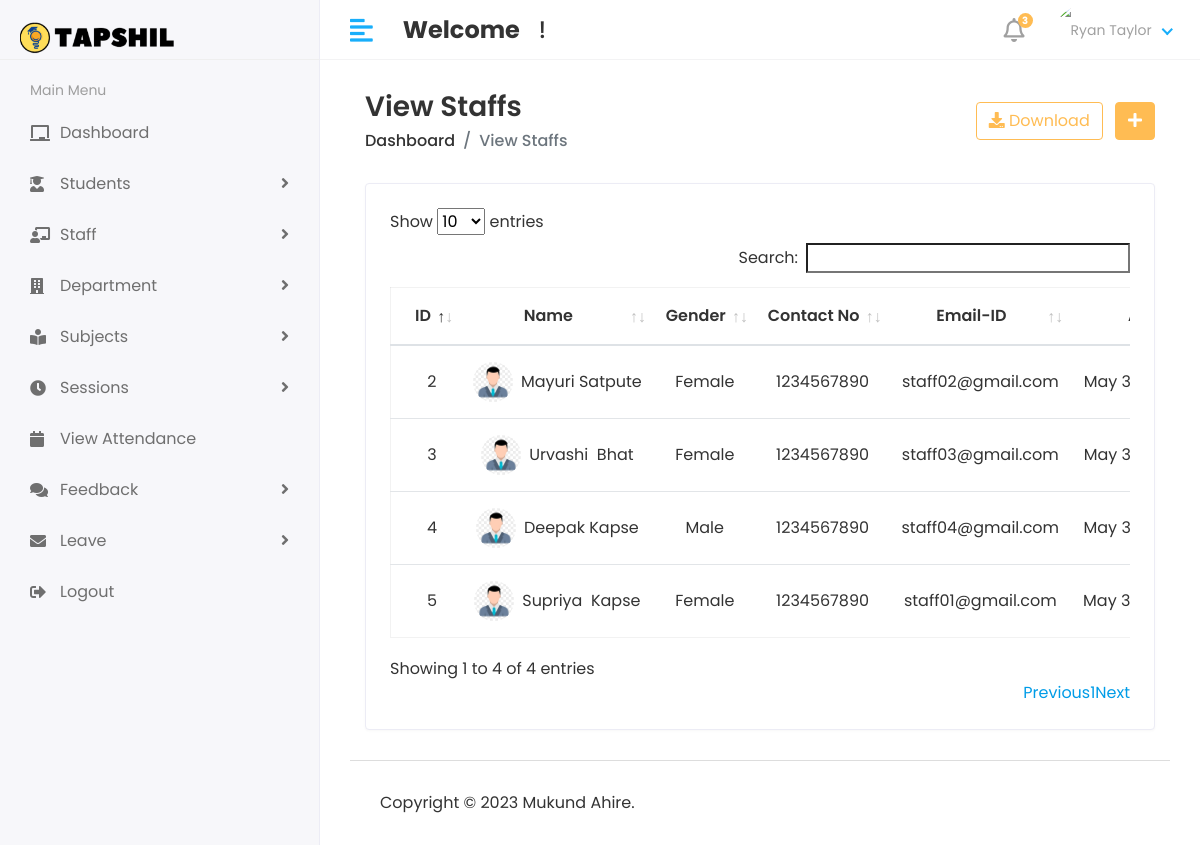
Page /Hod/Staff/View on the committed database.
### app/models.py (models this page shows, shortened)
class Staff(models.Model):
    admin = models.OneToOneField(CustomUser,on_delete=models.CASCADE)
    gender = models.CharField(max_length=100)
    mobile_number = models.CharField(max_length=12)
    joined_at = models.DateTimeField(auto_now_add=True)
    updated_at = models.DateTimeField(auto_now=True)

class CustomUser(AbstractUser):
    USER = (
        (1,'HOD'),
        (2,'STAFF'),
        (3,'STUDENT'),
    )
    user_type = models.CharField(choices=USER,max_length=50,default=1)
    profile_pic = models.ImageField(upload_to='media/profile_pic')

### student_management_system/Hod_Views.py (the view)
# urls.py: path('Hod/Staff/View', Hod_Views.VIEW_STAFF, name='view_staff'),
def VIEW_STAFF(request):
    staff = Staff.objects.all()
    context = {
        'staff': staff,
    }
    return render(request, 'Hod/view_staff.html', context)

### templates/Hod/view_staff.html (shortened to what this page needs)
{% extends 'base.html' %}
{% block content %}
            <div class="content container-fluid">
               <div class="page-header">
                  <div class="row align-items-center">
                     <div class="col">
                        <h3 class="page-title">View Staffs</h3>
                        <ul class="breadcrumb">
                           <li class="breadcrumb-item"><a href="">Dashboard</a></li>
                           <li class="breadcrumb-item active">View Staffs</li>
                        </ul>
                     </div>
                     <div class="col-auto text-right float-right ml-auto">
                        <a href="#" class="btn btn-outline-primary mr-2"><i class="fas fa-download"></i> Download</a>
                        <a href="{% url 'add_staff' %}" class="btn btn-primary"><i class="fas fa-plus"></i></a>
                     </div>
                  </div>
               </div>
               <div class="row">
                  <div class="col-sm-12">
                     <div class="card card-table">
                        <div class="card-body">
                           <div class="table-responsive">
                              <table id="table_id" class="table table-hover table-center mb-0 ">
                                 <thead>
                                    <tr align="center">
                                       <th>ID</th>
                                       <th>Name</th>
                                       <th>Gender</th>
                                       <th>Contact No</th>
                                       <th>Email-ID</th>
                                       <th>Added on</th>
                                    </tr>
                                 </thead>
                                 <tbody align="center">
                                 {% for i in staff %}
                                    <tr>
                                       <td>{{i.id}}</td>
                                       <td>
                                          <h2 class="table-avatar">
                                             <a href="" class="avatar avatar-sm mr-2"><img class="avatar-img rounded-circle" src="/{{i.admin.profile_pic}}" alt="User Image"></a>
                                             <a href="">{{i.admin.first_name}}&nbsp;{{i.admin.last_name}}</a>
                                          </h2>
                                       </td>
                                       <td>{{i.gender}}</td>
                                       <td>{{i.mobile_number}}</td>
                                       <td>{{i.admin.email}}</td>
                                       <td>{{i.joined_at}}</td>
                                    </tr>
                                 {% endfor %}
                                 </tbody>
                              </table>
                           </div>
                        </div>
                     </div>
                  </div>
               </div>
            </div>
{% endblock %}

### templates/base.html (shortened to what this page needs)
<!DOCTYPE html>
<html lang="en">
{% load static %}
   <head>
      <link rel="stylesheet" href="{% static 'assets/plugins/bootstrap/css/bootstrap.min.css' %}">
      <link rel="stylesheet" href="{% static 'assets/plugins/fontawesome/css/fontawesome.min.css' %}">
      <link rel="stylesheet" href="{% static 'assets/plugins/fontawesome/css/all.min.css' %}">
      <link rel="stylesheet" href="{% static 'assets/css/style.css' %}">
       <link rel="stylesheet" href="{% static 'assets/plugins/datatables/datatables.min.css' %}">
   </head>
   <body>
        <div class="main-wrapper">
            {% include 'includes/header.html' %}
            {% include 'includes/sidebar.html' %}
         <div class="page-wrapper">
            <div class="content container-fluid">
                {% block content %}
                {% endblock %}
                  {% include 'includes/footer.html' %}
         </div>
      </div>
   </body>
</html>

### templates/includes/header.html (shortened to what this page needs)
{% load static %}
         <div class="header">
            <div class="header-left">
               <a href="index.html" class="logo mt-3">
               <img src="{% static 'assets/img/logo.png' %}" alt="Logo">
               </a>
            </div>
            <a href="javascript:void(0);" id="toggle_btn">
            <i class="fas fa-align-left"></i>
            </a>
            <div class="top-nav-search mt-3">
               <h4><strong>Welcome</strong>&nbsp;<span>{{user.first_name}} {{user.last_name}}</span>&nbsp;!</h4>
            </div>
            <ul class="nav user-menu">
               <li class="nav-item dropdown noti-dropdown">
                  <a href="#" class="dropdown-toggle nav-link" data-toggle="dropdown">
                  <i class="far fa-bell"></i> <span class="badge badge-pill">3</span>
                  </a>
               </li>
               <li class="nav-item dropdown has-arrow">
                  <a href="#" class="dropdown-toggle nav-link" data-toggle="dropdown">
                  {% if user.profile_pic == ""%}
                     <span class="user-img"><img class="rounded-circle" src="{% static 'assets/img/noimg.jpg' %}" width="31" alt="Ryan Taylor"></span>
                  {% else %}
                     <span class="user-img"><img class="rounded-circle" src="/{{user.profile_pic}}" width="31" alt="Ryan Taylor"></span>
                  {% endif %}
                  </a>
               </li>
            </ul>
         </div>

### templates/includes/sidebar.html (shortened to what this page needs)
{% load static %}
<div class="sidebar" id="sidebar">
            <div class="sidebar-inner slimscroll">
               <div id="sidebar-menu" class="sidebar-menu">
                  <ul>
                     <li class="menu-title">
                        <span>Main Menu</span>
                     </li>
                     <li>
                        <a href="{% url 'hod_home' %}"><i class="fas fa-chalkboard"></i> <span>Dashboard</span></a>
                     </li>
                     <li class="submenu">
                        <a href="#"><i class="fas fa-user-graduate"></i> <span>Students</span> <span class="menu-arrow"></span></a>
                     </li>
                     <li class="submenu">
                        <a href="#"><i class="fas fa-chalkboard-teacher"></i> <span>Staff</span> <span class="menu-arrow"></span></a>
                     </li>
                     <li class="submenu">
                        <a href="#"><i class="fas fa-building"></i> <span>Department</span> <span class="menu-arrow"></span></a>
                     </li>
                     <li class="submenu">
                        <a href="#"><i class="fas fa-book-reader"></i> <span>Subjects</span> <span class="menu-arrow"></span></a>
                     </li>
                     <li class="submenu">
                        <a href="#"><i class="fas fa-clock"></i> <span>Sessions</span> <span class="menu-arrow"></span></a>
                     </li>
                     <li>
                        <a href="holiday.html"><i class="fa fa-calendar"></i> <span>View Attendance</span></a>
                     </li>
                     <li class="submenu">
                        <a href="#"><i class="fas fa-comments"></i> <span>Feedback</span> <span class="menu-arrow"></span></a>
                     </li>
                     <li class="submenu">
                        <a href="#"><i class="fas fa-envelope"></i> <span>Leave</span> <span class="menu-arrow"></span></a>
                     </li>
                     <li>
                        <a href="{% url 'logout' %}"><i class="fas fa-sign-out-alt"></i> <span>Logout</span></a>
                     </li>
                  </ul>
               </div>
            </div>
         </div>

### templates/includes/footer.html
{% load static %}
    <footer>
           <p>Copyright © 2023 Mukund Ahire.</p>
    </footer>

### rows in the picture
Staff: id "2", admin.profile_pic (picture), admin.first_name "Mayuri", admin.last_name "Satpute", gender "Female", mobile_number "1234567890", admin.email "staff02@gmail.com", joined_at "May…"
Staff: id "3", admin.profile_pic (picture), admin.first_name "Urvashi", admin.last_name "Bhat", gender "Female", mobile_number "1234567890", admin.email "staff03@gmail.com", joined_at "May…"
Staff: id "4", admin.profile_pic (picture), admin.first_name "Deepak", admin.last_name "Kapse", gender "Male", mobile_number "1234567890", admin.email "staff04@gmail.com", joined_at "May…"
Staff: id "5", admin.profile_pic (picture), admin.first_name "Supriya", admin.last_name "Kapse", gender "Female", mobile_number "1234567890", admin.email "staff01@gmail.com", joined_at "May…"
